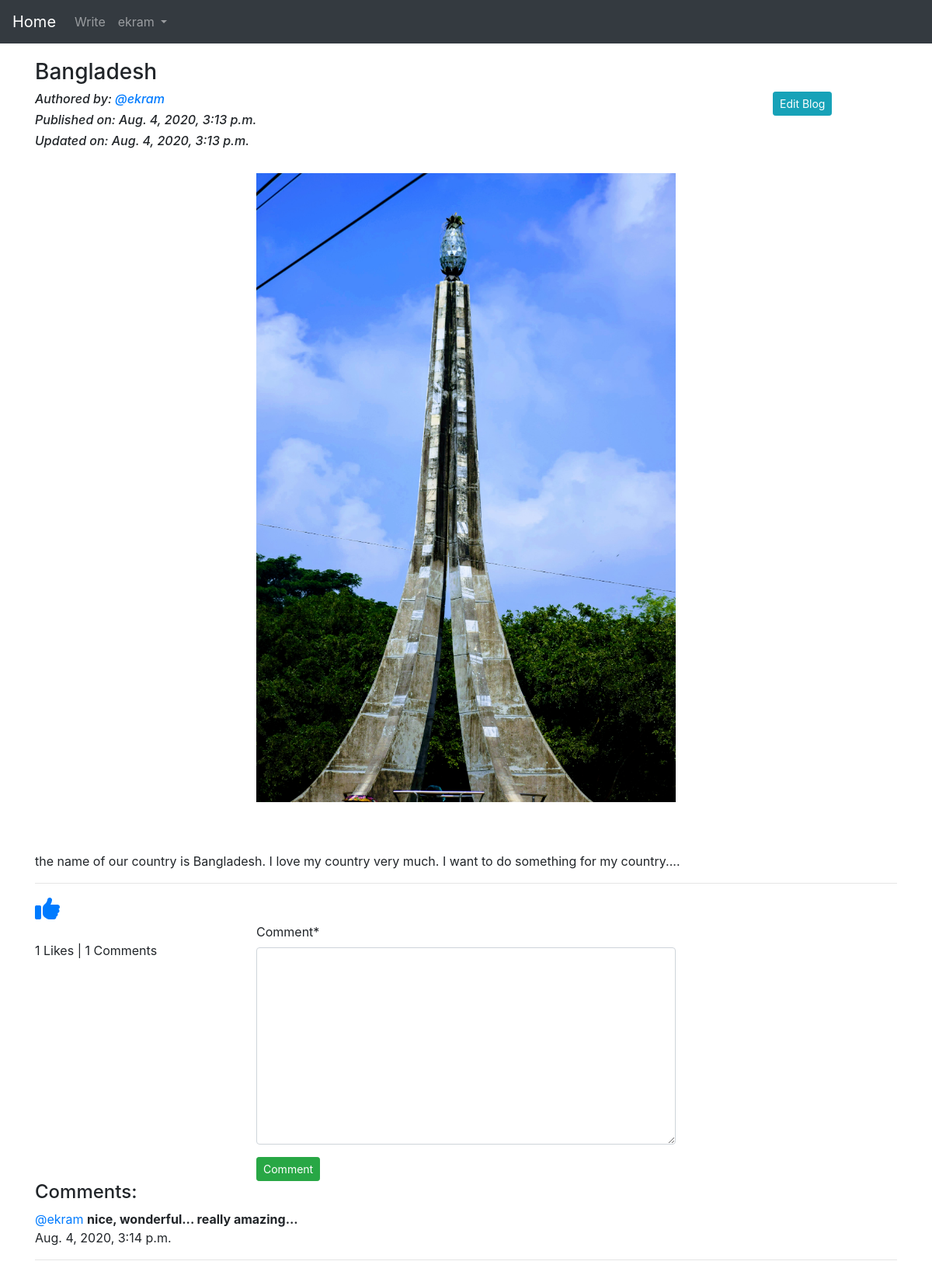
The app's page /blog/details/Bangladesh-29ad82d7-fda8-45e3-8104-06afd0ba64b0 (signed in) with its own data.
### App_Blog/models.py (models this page shows, shortened)
class Blog(models.Model):
    author = models.ForeignKey(User, on_delete = models.CASCADE, related_name='post_author')
    blog_title = models.CharField(max_length = 264, verbose_name = 'Input your title')
    slug = models.SlugField(max_length = 264, unique = True)
    blog_content = models.TextField(verbose_name = 'What is on your mind ?')
    blog_image = models.ImageField(upload_to = 'blog_images',verbose_name = 'Image')
    publish_date = models.DateTimeField(auto_now_add = True)
    update_date = models.DateTimeField(auto_now = True)
    class Meta:
        ordering = ('-publish_date',)

class Comment(models.Model):
    blog = models.ForeignKey(Blog, on_delete = models.CASCADE, related_name = 'blog_comment')
    user = models.ForeignKey(User, on_delete = models.CASCADE, related_name = 'user_comment')
    comment = models.TextField(max_length = 264)
    comment_date = models.DateTimeField(auto_now_add = True)

### App_Blog/views.py (the view, shortened to what this page needs)
# urls.py: path('details/<str:slug>',views.blog_details, name='blog_details'),
@login_required
def blog_details(request, slug):
    blog = Blog.objects.get(slug=slug)
    comment_form = CommentForm()
    already_liked = Likes.objects.filter(blog=blog,user=request.user)
    if already_liked:
        liked = True
    else:
        liked = False
    return render(request,'App_Blog/blog_details.html',context={'blog':blog,'comment_form':comment_form,'liked':liked})

### App_Blog/forms.py
class CommentForm(forms.ModelForm):
    class Meta:
        model = Comment
        fields = ('comment',)

### templates/App_Blog/blog_details.html (shortened to what this page needs)
{% extends 'base.html' %}
{% load crispy_forms_tags %}
{% block body_block %}
<h3>{{blog.blog_title}}</h3>
<div class="row">
  <div class="col-sm-4">
    <h6><i>Authored by: <a href="#">@{{blog.author}}</a></i></h6>
    <h6><i>Published on: {{blog.publish_date}}</i></h6>
    <h6><i>Updated on: {{blog.update_date}}</i></h6><br>
  </div>
  <div class="col-sm-6">
  </div>
  <div class="col-sm-2">
    {% if blog.author == user %}
    <a href="{% url 'App_Blog:edit_blog' pk=blog.pk %}" class="btn btn-info btn-sm">Edit Blog</a>
    {% endif %}
  </div>
</div>
<div class="row">
  <div class="col-sm-3">
  </div>
  <div class="col-sm-6">
    <img src="/media/{{blog.blog_image}}" alt="{{blog.blog_image}}" width="100%">
  </div>
  <div class="col-sm-3">
  </div>
</div>
<br><br>
<p>{{blog.blog_content|linebreaks}}</p><hr>
{% if not liked %}
<a href="{% url 'App_Blog:liked' pk=blog.pk %}"><i class="far fa-thumbs-up fa-2x"></i></a>
{% else %}
<a href="{% url 'App_Blog:unliked' pk=blog.pk%}"><i class="fas fa-thumbs-up fa-2x"></i></a>
{% endif %}
<div class="row">
  <div class="col-sm-3">
    <br><p>{{blog.liked_blog.count}} Likes | {{blog.blog_comment.count}} Comments</p>
  </div>
  <div class="col-sm-6">
    <form method="POST">
      {{comment_form|crispy}}
      <button type="submit" class="btn btn-success btn-sm">Comment</button>
    </form>
  </div>
  <div class="col-sm-3">
  </div>
</div>
<h4>Comments:</h4>
{% for comment in blog.blog_comment.all %}
<p><a href="#">@{{comment.user}} </a><b>{{comment.comment}}</b><br>{{comment.comment_date}}</p><hr>
{% endfor %}
<br><br><br>
{% endblock %}

### templates/base.html (shortened to what this page needs)
<!DOCTYPE html>
<html lang="en" dir="ltr">
  <head>
    <link rel="stylesheet" href="https://stackpath.bootstrapcdn.com/bootstrap/4.5.0/css/bootstrap.min.css">
  </head>
  <body>
    <nav class="navbar navbar-expand-lg navbar-dark bg-dark">
  <a class="navbar-brand" href="{% url 'index' %}">Home</a>
  <div class="collapse navbar-collapse" id="navbarNavDropdown">
    <ul class="navbar-nav">
      {% if user.is_authenticated %}
      <li class="nav-item">
        <a class="nav-link" href="{% url 'App_Blog:create_blog' %}">Write</a>
      </li>
      <li class="nav-item dropdown">
        <a class="nav-link dropdown-toggle" href="{% url 'index' %}" id="navbarDropdownMenuLink" data-toggle="dropdown" aria-haspopup="true" aria-expanded="false">
          {{user.username}}
        </a>
          {% endif %}
      </li>
    </ul>
  </div>
</nav>
<div style="padding-top:20px" class="container">
  {% block body_block %}
  {% endblock %}
</div>
  </body>
</html>

### records on screen
Blog: blog_title "Bangladesh", author "ekram", publish_date "Aug. 4, 2020, 3:13 p.m.", update_date "Aug. 4, 2020, 3:13 p.m.", blog_image (picture), blog_content "the name of our country is Bangladesh. I love my country very much. I want to do something for my country....", liked_blog.count "1", blog_comment.count "1"
Comment: user "ekram", comment "nice, wonderful... really amazing...", comment_date "Aug. 4, 2020, 3:14 p.m."

### other values on screen
{{ user.username }} "ekram"
